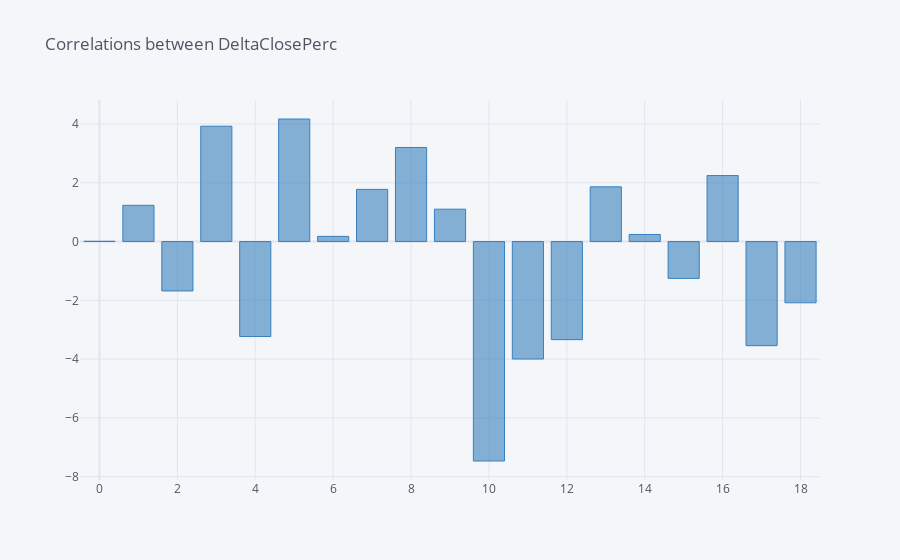

This figure's notebook cell:
### Markdown cell above
Si nota un aspetto periodico interessante pur con valori bassi di correlazione!

### Code cell
numberofBackCorrelations = 20

correlationsValue = []

for i in range(1,numberofBackCorrelations):
    correlationsValue.append(cluster.DeltaClosePerc.corr(cluster.DeltaClosePerc.shift(i)) * 100)
    print(correlationsValue[i-1])

correlationsValue = pd.DataFrame(correlationsValue)
correlationsValue.iplot(kind='bar', color="blue", title="Correlations between DeltaClosePerc")

### Figure 1 — Plotly figure (JSON) as saved in the notebook; plotly's stock layout.template omitted (floating-point values rounded to 4 significant figures)
{"data": [{"marker": {"color": "rgba(55, 128, 191, 0.6)", "line": {"color": "rgba(55, 128, 191, 1.0)", "width": 1}}, "name": "0", "orientation": "v", "text": "", "type": "bar", "x": [0, 1, 2, 3, 4, 5, 6, 7, 8, 9, 10, 11, 12, 13, 14, 15, 16, 17, 18], "y": [0.01022, 1.233, -1.68, 3.924, -3.231, 4.169, 0.1765, 1.776, 3.2, 1.101, -7.465, -3.996, -3.336, 1.863, 0.2411, -1.253, 2.245, -3.542, -2.083]}], "layout": {"legend": {"bgcolor": "#F5F6F9", "font": {"color": "#4D5663"}}, "paper_bgcolor": "#F5F6F9", "plot_bgcolor": "#F5F6F9", "title": {"font": {"color": "#4D5663"}, "text": "Correlations between DeltaClosePerc"}, "xaxis": {"gridcolor": "#E1E5ED", "showgrid": true, "tickfont": {"color": "#4D5663"}, "title": {"font": {"color": "#4D5663"}, "text": ""}, "zerolinecolor": "#E1E5ED"}, "yaxis": {"gridcolor": "#E1E5ED", "showgrid": true, "tickfont": {"color": "#4D5663"}, "title": {"font": {"color": "#4D5663"}, "text": ""}, "zerolinecolor": "#E1E5ED"}}}
